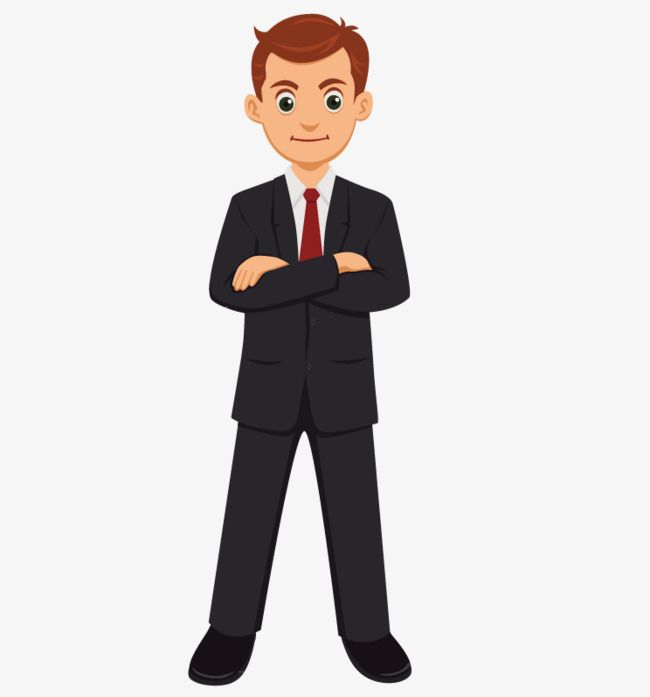
#> input picture Practic_5/865becf76c5d3d10b65cae29657461fd.png, 650 x 697 px
$ python task_1.py
#> lines starting #> are read from the running program, lines starting #| are printed output that depends on the picture
from scipy import misc
import matplotlib.pyplot as plt
import numpy as np
from PIL import Image
fname = '865becf76c5d3d10b65cae29657461fd.png'
img = np.array(Image.open(fname).convert("L"))
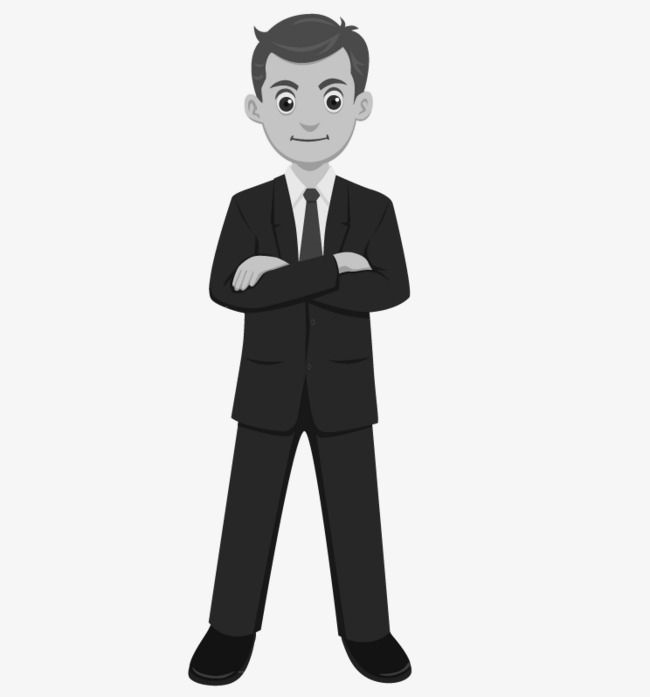
#> img: shape (697, 650); min 1, max 255, mean 212.6
plt.imshow(img,cmap='Spectral')
plt.show()
plt.imshow(img,cmap="gray")
plt.show()
crop_face = img[10:-50, 100:-50]
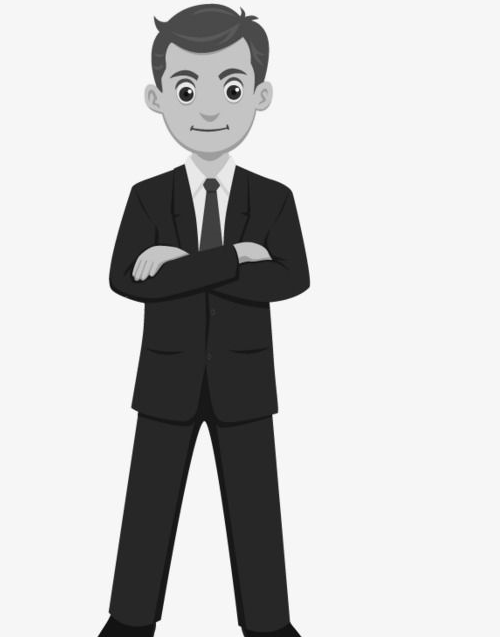
#> crop_face: shape (637, 500); min 4, max 255, mean 201.2
plt.imshow(crop_face,cmap="gray")
plt.show()
sy, sx = crop_face.shape
#> sy = 637; sx = 500
y, x = np.ogrid[0:sy, 0:sx]
#> y = 637 values from 0 to 636
y.shape, x.shape
centerx, centery = (210, 110)
mask = (((y - centery)**2)/4 + ((x - centerx)**2)/2) >55**2
crop_face[mask] = 0
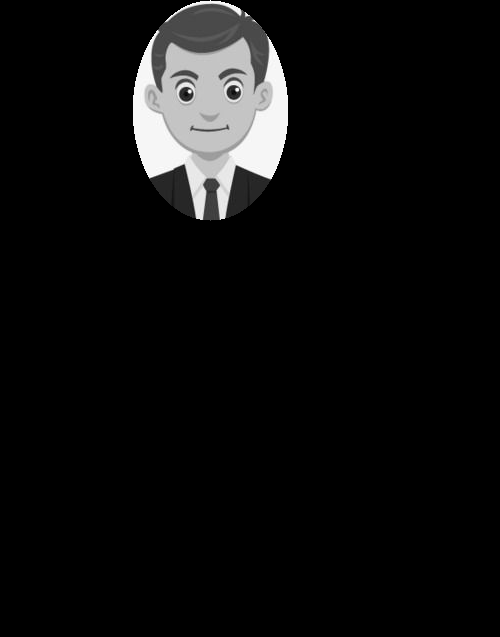
#> crop_face: shape (637, 500); min 0, max 255, mean 14
plt.imshow(crop_face,cmap='gray')
plt.show()
